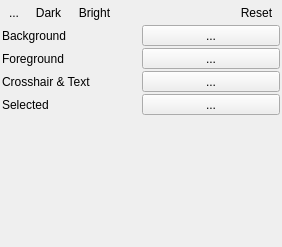
<?xml version="1.0" encoding="UTF-8"?>
<ui version="4.0">
 <class>Form</class>
 <widget class="QWidget" name="Form">
  <property name="geometry">
   <rect>
    <x>0</x>
    <y>0</y>
    <width>282</width>
    <height>247</height>
   </rect>
  </property>
  <property name="windowTitle">
   <string>Form</string>
  </property>
  <layout class="QGridLayout" name="gridLayout" rowstretch="0,0,0,0,0,0,0" columnstretch="0,0">
   <property name="leftMargin">
    <number>2</number>
   </property>
   <property name="topMargin">
    <number>2</number>
   </property>
   <property name="rightMargin">
    <number>2</number>
   </property>
   <property name="bottomMargin">
    <number>2</number>
   </property>
   <property name="spacing">
    <number>2</number>
   </property>
   <item row="3" column="1">
    <widget class="QgsColorButton" name="btnColorInfo">
     <property name="sizePolicy">
      <sizepolicy hsizetype="Preferred" vsizetype="Fixed">
       <horstretch>0</horstretch>
       <verstretch>0</verstretch>
      </sizepolicy>
     </property>
     <property name="text">
      <string>...</string>
     </property>
    </widget>
   </item>
   <item row="4" column="0">
    <widget class="QLabel" name="label_4">
     <property name="text">
      <string>Selected</string>
     </property>
    </widget>
   </item>
   <item row="4" column="1">
    <widget class="QgsColorButton" name="btnColorSelection">
     <property name="sizePolicy">
      <sizepolicy hsizetype="Preferred" vsizetype="Fixed">
       <horstretch>0</horstretch>
       <verstretch>0</verstretch>
      </sizepolicy>
     </property>
     <property name="text">
      <string>...</string>
     </property>
    </widget>
   </item>
   <item row="3" column="0">
    <widget class="QLabel" name="label_3">
     <property name="text">
      <string>Crosshair &amp; Text</string>
     </property>
    </widget>
   </item>
   <item row="1" column="1">
    <widget class="QgsColorButton" name="btnColorBackground">
     <property name="sizePolicy">
      <sizepolicy hsizetype="Preferred" vsizetype="Fixed">
       <horstretch>0</horstretch>
       <verstretch>0</verstretch>
      </sizepolicy>
     </property>
     <property name="text">
      <string>...</string>
     </property>
    </widget>
   </item>
   <item row="2" column="0">
    <widget class="QLabel" name="label_2">
     <property name="text">
      <string>Foreground</string>
     </property>
    </widget>
   </item>
   <item row="1" column="0">
    <widget class="QLabel" name="label">
     <property name="text">
      <string>Background</string>
     </property>
    </widget>
   </item>
   <item row="6" column="0" colspan="2">
    <widget class="PlotStyleWidget" name="wDefaultProfileStyle" native="true">
     <property name="sizePolicy">
      <sizepolicy hsizetype="Preferred" vsizetype="Preferred">
       <horstretch>1</horstretch>
       <verstretch>1</verstretch>
      </sizepolicy>
     </property>
     <property name="minimumSize">
      <size>
       <width>50</width>
       <height>50</height>
      </size>
     </property>
    </widget>
   </item>
   <item row="2" column="1">
    <widget class="QgsColorButton" name="btnColorForeground">
     <property name="sizePolicy">
      <sizepolicy hsizetype="Preferred" vsizetype="Fixed">
       <horstretch>0</horstretch>
       <verstretch>0</verstretch>
      </sizepolicy>
     </property>
     <property name="text">
      <string>...</string>
     </property>
    </widget>
   </item>
   <item row="0" column="0" colspan="2">
    <layout class="QHBoxLayout" name="horizontalLayout_2">
     <item>
      <widget class="QToolButton" name="btnUseColorsFromVectorRenderer">
       <property name="text">
        <string>...</string>
       </property>
       <property name="icon">
        <iconset resource="../../../QGIS/images/images.qrc">
         <normaloff>:/images/themes/default/mIconPointLayer.svg</normaloff>:/images/themes/default/mIconPointLayer.svg</iconset>
       </property>
       <property name="checkable">
        <bool>true</bool>
       </property>
       <property name="autoRaise">
        <bool>true</bool>
       </property>
      </widget>
     </item>
     <item>
      <widget class="QToolButton" name="btnColorSchemeDark">
       <property name="styleSheet">
        <string notr="true"/>
       </property>
       <property name="text">
        <string>Dark</string>
       </property>
       <property name="icon">
        <iconset resource="../qpsresources.qrc">
         <normaloff>:/qps/ui/icons/profiletheme_dark.svg</normaloff>:/qps/ui/icons/profiletheme_dark.svg</iconset>
       </property>
       <property name="autoRaise">
        <bool>true</bool>
       </property>
      </widget>
     </item>
     <item>
      <widget class="QToolButton" name="btnColorSchemeBright">
       <property name="styleSheet">
        <string notr="true"/>
       </property>
       <property name="text">
        <string>Bright</string>
       </property>
       <property name="icon">
        <iconset resource="../qpsresources.qrc">
         <normaloff>:/qps/ui/icons/profiletheme_bright.svg</normaloff>:/qps/ui/icons/profiletheme_bright.svg</iconset>
       </property>
       <property name="autoRaise">
        <bool>true</bool>
       </property>
      </widget>
     </item>
     <item>
      <spacer name="horizontalSpacer">
       <property name="orientation">
        <enum>Qt::Horizontal</enum>
       </property>
       <property name="sizeHint" stdset="0">
        <size>
         <width>40</width>
         <height>20</height>
        </size>
       </property>
      </spacer>
     </item>
     <item>
      <widget class="QToolButton" name="btnReset">
       <property name="text">
        <string>Reset</string>
       </property>
       <property name="icon">
        <iconset resource="../../../QGIS/images/images.qrc">
         <normaloff>:/images/themes/default/mActionReload.svg</normaloff>:/images/themes/default/mActionReload.svg</iconset>
       </property>
       <property name="autoRaise">
        <bool>true</bool>
       </property>
      </widget>
     </item>
    </layout>
   </item>
  </layout>
  <action name="optionUseColorsFromVectorRenderer">
   <property name="checkable">
    <bool>true</bool>
   </property>
   <property name="icon">
    <iconset resource="../../../QGIS/images/images.qrc">
     <normaloff>:/images/themes/default/mIconPointLayer.svg</normaloff>:/images/themes/default/mIconPointLayer.svg</iconset>
   </property>
   <property name="text">
    <string>Colors from vector renderer</string>
   </property>
   <property name="toolTip">
    <string>Activate this options to use colors from the map vector renderer</string>
   </property>
  </action>
  <action name="actionActivateDarkTheme">
   <property name="icon">
    <iconset resource="../qpsresources.qrc">
     <normaloff>:/qps/ui/icons/profiletheme_dark.svg</normaloff>:/qps/ui/icons/profiletheme_dark.svg</iconset>
   </property>
   <property name="text">
    <string>ActivateDarkTheme</string>
   </property>
   <property name="toolTip">
    <string>Activates a dark color theme.</string>
   </property>
  </action>
  <action name="actionActivateBrightTheme">
   <property name="icon">
    <iconset resource="../qpsresources.qrc">
     <normaloff>:/qps/ui/icons/profiletheme_bright.svg</normaloff>:/qps/ui/icons/profiletheme_bright.svg</iconset>
   </property>
   <property name="text">
    <string>ActivateBrightTheme</string>
   </property>
   <property name="toolTip">
    <string>Activates a bright color theme.</string>
   </property>
  </action>
 </widget>
 <customwidgets>
  <customwidget>
   <class>QgsColorButton</class>
   <extends>QToolButton</extends>
   <header>qgscolorbutton.h</header>
  </customwidget>
  <customwidget>
   <class>PlotStyleWidget</class>
   <extends>QWidget</extends>
   <header>qps.plotstyling.plotstyling</header>
   <container>1</container>
  </customwidget>
 </customwidgets>
 <resources>
  <include location="../qpsresources.qrc"/>
  <include location="../../../QGIS/images/images.qrc"/>
 </resources>
 <connections/>
</ui>
